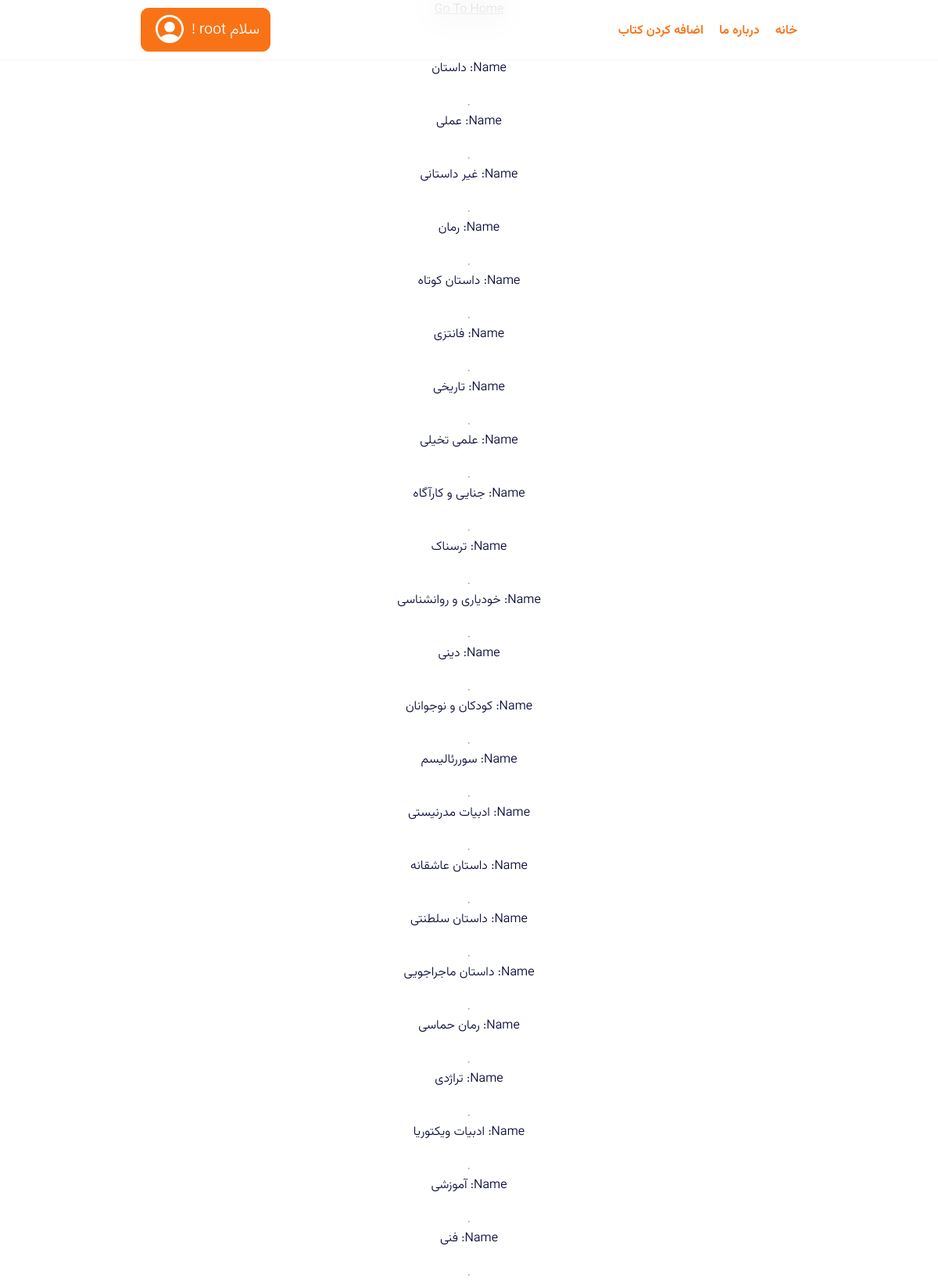
The app's page /book/all-genres/ (signed in) with its own data.
### book/models.py (models this page shows, shortened)
class Genre(models.Model):
    title = models.CharField(max_length = 60,
                             help_text = 'Enter a book genre (e.g. Science Fiction, French poetry etc.)')

### book/views.py (the view)
# urls.py: path('all-genres/', views.showGenres, name = 'allGenres'),
def showGenres(request):
    genres = Genre.objects.all()
    context = {'genres': genres}
    return render(request, 'book/showGenres.html', context)

### templates/media/book/showGenres.html (shortened to what this page needs)
{% extends 'parents/main.html' %}
{% block content %}
    <a href="{% url 'book:home' %}" class="btn btn-outline-warning">Go To Home</a>
    <br><br>
    {% for genre in genres %}
        <small>Name: <strong>{{ genre.title }}</strong></small><br>
        <hr>
    {% endfor %}
{% endblock %}

### templates/media/partials/navigations.html (shortened to what this page needs)
{% load static %}
      <nav>
         <div class="navigation">
            <div class="nav">
               <ul class="nav-ul">
                  <li><a href="{% url 'book:home' %}">خانه</a></li>
                  <li><a href="{% url 'book:about' %}">درباره ما</a></li>
                  {% if request.user.is_authenticated and request.user.is_staff %}
                     <li><a href="{% url 'book:addBook' %}">اضافه کردن کتاب</a></li>
                  {% endif %}
               </ul>
            </div>
            <div class="navBtns">
               {% if not request.user.is_authenticated %}
                  <div class="log-sin-btns">
                     <a href="{% url 'account:register' %}" class="sign-in">ثبت نام</a>
                     <a href="{% url 'account:login' %}" class="login">ورود</a>
                  </div>
               {% else %}
                  <div class="profile-view">
                     <a href="{% url 'account:profile' %}">
                        سلام <span>{{ request.user.first_name }}</span>!
                           <span
                              ></span>
                     </a>
                  </div>
               {% endif %}
            </div>
         </div>
      </nav>

### templates/static/asets/style/main-style.css (style rules this page uses)
html, body, div, span, applet, object, iframe, h1, h2, h3, h4, h5, h6, p, blockquote, pre, a, abbr, acronym, address, big, cite, code, del, dfn, em, img, ins, kbd, q, s, samp, small, strike, strong, sub, sup, tt, var, b, u, i, center, dl, dt, dd, ol, ul, li, fieldset, form, label, legend, table, caption, tbody, tfoot, thead, tr, th, td, article, aside, canvas, details, embed, figure, figcaption, footer, header, hgroup, menu, nav, output, ruby, section, summary, time, mark, audio, video { margin: 0; padding: 0; border: 0; font-size: 100%; font: inherit; vertical-align: baseline; color: var(--primary-text); }
* { box-sizing: border-box; }
ol, ul { list-style: none; }
body { font-family: Vazirmatn300; display: flex; flex-direction: column; justify-content: center; align-items: center; }
html { scale: smooth; }
nav { padding: 5px 15px; width: 100%; position: fixed; top: 0; z-index: 10; font-size: 1.2rem; height: auto; background-color: rgba(255, 255, 255, 0.72); backdrop-filter: blur(20px); -webkit-backdrop-filter: blur(20px); transition: all 0.3s ease; border-bottom: 1px solid #ececec6b; }
.navigation { display: flex; justify-content: space-between; align-items: center; margin: auto; width: 1170px; }
nav .nav ul { display: flex; }
nav .nav ul li { margin-left: 20px; width: auto; height: auto; }
nav .nav ul li:last-child { margin-left: 0px; }
nav .nav ul li a { text-decoration: none; color: var(--primary-blue); transition: linear 0.2s; font-size: 1rem; font-family: Vazirmatn600; }
nav .navBtns a { text-decoration: none; color: var(--primary-blue); }
.navBtns, .log-sin-btns { display: flex; }
.profile-view { position: relative; }
.navBtns .profile-view > a { border: var(--border-blue); border-radius: 10px; color: #fff; background-color: var(--primary-blue); display: flex; justify-content: center; align-items: center; height: auto; width: auto; padding: 0px 13px; }
.navBtns .profile-view > a span { margin: 0 5px; color: inherit; }
.navBtns .profile-view svg { fill: #fff; margin-top: 8px; margin-right: 5px; margin-left: 0 !important; width: 36px; height: 36px; }
@media (max-width: 1200px) { .navigation { max-width: 890px; padding: 5px 25px; } }

### templates/static/asets/style/var.css (style rules this page uses)
:root { --primary-blue : #f97316 ; --primary-white :#fff ; --primary-gray:#ccc ; --primary-red : #FF6A6A; --primary-red-hover: #af4848; --primary-text : #080a38; --hover-blue : #3b82f6; --active-blue : #2563eb; --card-shadow-gradient : linear-gradient(359deg, rgba(0, 0, 0, 0.88) 2.56%, rgba(0, 0, 0, 0.04) 47.34%, rgba(217, 217, 217, 0.00) 100%); --shadow-header-filter: drop-shadow(8px 8px 15px rgba(0, 0, 0, 0.39)); --shadow-pro-box:0px 4px 4px 0px rgba(0, 0, 0, 0.25) inset, 0px 4px 4px 0px rgba(0, 0, 0, 0.25); --shadow-product:4px 4px 4px 0px rgba(0, 0, 0, 0.25); --border-blue:1px solid var(--primary-blue); }

### records on screen
Genre: title "داستان"
Genre: title "عملی"
Genre: title "غیر داستانی"
Genre: title "رمان"
Genre: title "داستان کوتاه"
Genre: title "فانتزی"
Genre: title "تاریخی"
Genre: title "علمی تخیلی"
Genre: title "جنایی و کارآگاه"
Genre: title "ترسناک"
Genre: title "خودیاری و روانشناسی"
Genre: title "دینی"
Genre: title "کودکان و نوجوانان"
Genre: title "سوررئالیسم"
Genre: title "ادبیات مدرنیستی"
Genre: title "داستان عاشقانه"
Genre: title "داستان سلطنتی"
Genre: title "داستان ماجراجویی"
Genre: title "رمان حماسی"
Genre: title "تراژدی"
Genre: title "ادبیات ویکتوریا"
Genre: title "آموزشی"
Genre: title "فنی"

### other values on screen
{{ request.user.first_name }} "root"
